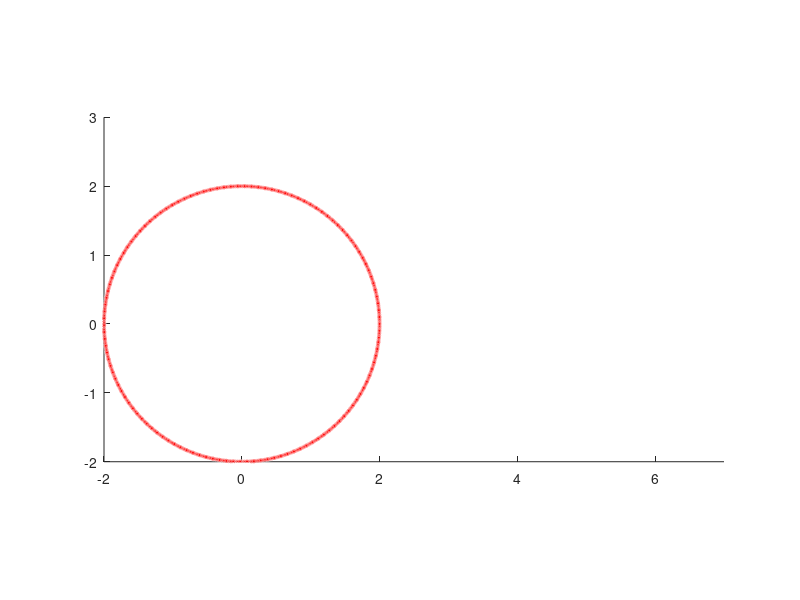

Write MATLAB code to recreate this figure. (Note: a time limit stopped this script after it produced the figure.)
clc; clear all;
a=2; b=5; %crank and rod length
P1=[0 0]; %pivot point
w=0.5; %crank angular speed [rad/s]

%plot parameters
axis(gca,'equal'); %same aspect ratio
axis([-2 7 -2 3]); %plot dominium RxR

%cycle 
for t=1:500 %in tenth of sec
    phi=w*t/10; alfa=asin(a*sin(phi)/b);
    P2=a*[cos(phi) sin(phi)];  
    P3=[P2(1)+b*cos(alfa) 0]; %better than P3=[a*cos(phi)+b*cos(alfa) 0];
    %P2_traj=viscircles([0 0],a,'LineStyle','--'); %P2 circle traj
    P2_traj=viscircles(P2, 0.01); %alternative for not circular traj
    P2_circ=viscircles(P2,0.1); %dots for point P
    P3_circ=viscircles(P3,0.1); 
    crank=line([P1(1) P2(1)],[P1(2) P2(2)]);%line syntax 2?
    rod=line([P2(1) P3(1)],[P2(2) P3(2)]);
    pause(0.001); %interval to update the plot
    delete(crank); %delete previous cycle stuff
    delete(rod);
    delete(P2_circ); 
    delete(P3_circ); 
end   
    
